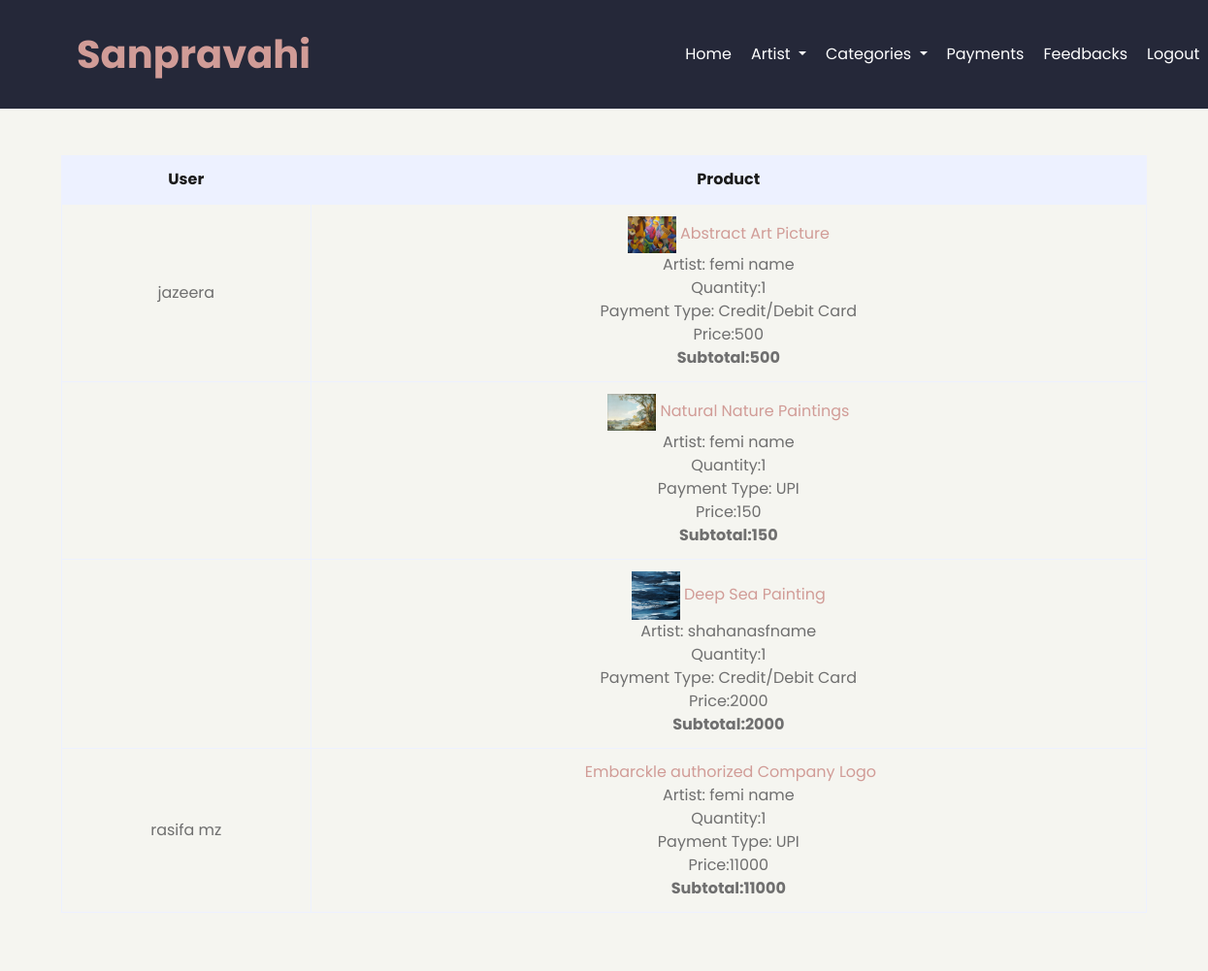
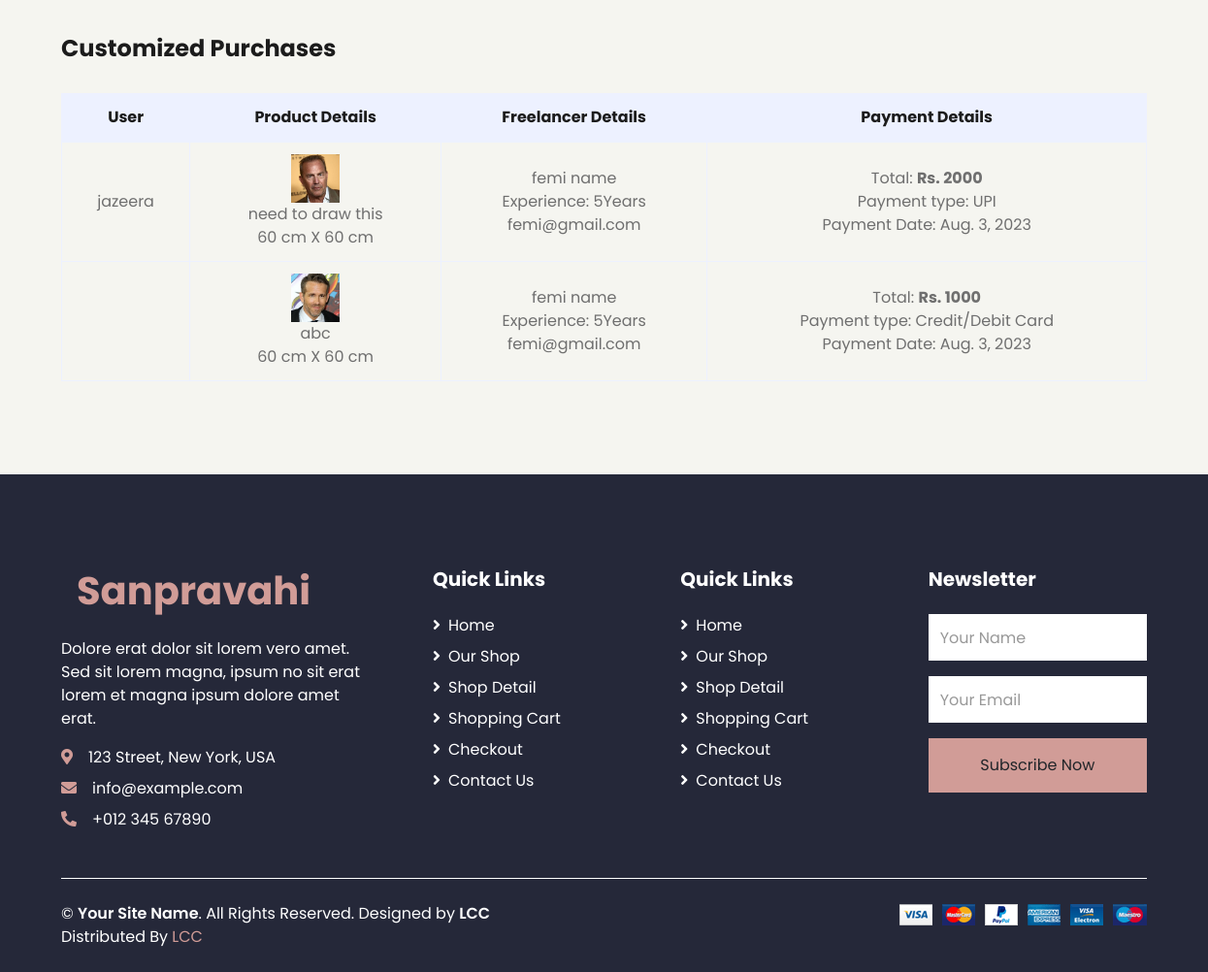
Screenshot of /admin-viewpayments/ with the database file from the repository (2 pictures, top to bottom).
### artist_app/models.py (models this page shows)
class Cart(models.Model):
    user_id=models.ForeignKey(UserReg,on_delete=models.CASCADE,null=True)
    product_id=models.ForeignKey(Product,on_delete=models.CASCADE)
    cart_status=models.CharField(max_length=30,default='Pending')
    qty=models.CharField(max_length=30,default='1')
    total=models.CharField(max_length=30,default='0')
    pay_type=models.CharField(max_length=30,default='')
    payment_status=models.CharField(max_length=30,default='Pending')
    payment_date=models.DateField(null=True)
    order_date=models.DateField(auto_now_add=True,null=True)
    feedback_id=models.ForeignKey(Feedback,on_delete=models.CASCADE,null=True)

class UserReg(models.Model):
    u_log=models.ForeignKey(Login,on_delete=models.CASCADE,null=True)
    name=models.CharField(max_length=30)
    phone=models.CharField(max_length=30)
    email=models.EmailField()
    housename=models.CharField(max_length=30,null=True)
    place=models.CharField(max_length=30,null=True)
    city=models.CharField(max_length=30,null=True)
    district=models.CharField(max_length=30,null=True)
    pin=models.CharField(max_length=30,null=True)

class Product(models.Model):
    freelancer_id=models.ForeignKey(FreelancerReg,on_delete=models.CASCADE)
    category_id=models.ForeignKey(Category,on_delete=models.CASCADE)
    pimage=models.ImageField()
    pname=models.CharField(max_length=30)
    price=models.CharField(max_length=30)
    p_size=models.CharField(max_length=30)
    prodstatus=models.CharField(max_length=30,null=True,default='Pending')

class FreelancerReg(models.Model):
    f_log=models.ForeignKey(Login,on_delete=models.CASCADE)
    f_name=models.CharField(max_length=30)
    phone=models.CharField(max_length=30)
    email=models.EmailField()
    experience=models.CharField(max_length=30)
    address=models.TextField()
    pin=models.CharField(max_length=6)
    f_status=models.CharField(max_length=30,default='Pending')

class RequestProduct(models.Model):
    user_id=models.ForeignKey(UserReg,on_delete=models.CASCADE,null=True)
    freelancer_id=models.ForeignKey(FreelancerReg,on_delete=models.CASCADE)
    requeststatus=models.CharField(max_length=30,default='Pending')
    reqrequirestatus=models.CharField(max_length=30,default='Pending')
    requestimage=models.ImageField()
    requestdesc=models.TextField()
    requestsize=models.CharField(max_length=30)
    requestprice=models.CharField(max_length=30,null=True,default='')
    reqexpecteddate=models.DateField(null=True)
    reqcompletedate=models.DateField(null=True)
    payment_type=models.CharField(max_length=30,null=True,blank=True)
    payment_date=models.DateField(null=True,blank=True)

### artist_app/views.py (the view)
# urls.py: path('admin-viewpayments/',views.admin_viewpayments),
def admin_viewpayments(request):
    carts=Cart.objects.filter(cart_status='Completed')
    requests=RequestProduct.objects.filter(requeststatus='Paid')
    return render(request,'admin/admin_viewpayments.html',{'carts':carts,'requests':requests})

### templates/admin/admin_viewpayments.html
{% extends 'admin/admin_dashboard.html' %}
{% block content %}
<div class="container-fluid pt-5">
    <div class="row px-xl-5">
        <div class="col-lg-12 table-responsive mb-5">
            <table class="table table-bordered text-center mb-0">
                <thead class="bg-secondary text-dark">
                    <tr>
                        <th>User</th>
                        <th>Product</th>
                    </tr>
                </thead>
                <tbody class="align-middle">
                    {% for cart in carts %}
                    <tr>
                        {% ifchanged cart.user_id.id %}
                        <td class="align-middle">{{cart.user_id.name}}</td>
                        {% else %}
                        <td></td>
                        {% endifchanged %}
                        <td class="align-middle"><img src="../../static/media/{{cart.product_id.pimage}}" alt="" style="width: 50px;"> <a href="/user-viewproductdetail?prod={{cart.product_id.id}}">{{cart.product_id.pname}}</a><br>
                            Artist: {{cart.product_id.freelancer_id.f_name}}<br>
                            Quantity:{{cart.qty}}<br>
                            Payment Type: {{cart.pay_type}}<br>
                            Price:{{cart.product_id.price}}<br>
                            <b>Subtotal:{{cart.total}}</b><br>
                        </td>
                    </tr>
                    {% endfor %}
                </tbody>
            </table>
        </div>
    </div>
</div>
<div class="container-fluid pt-5">
    <div class="row px-xl-5">
        <div class="col-lg-12 table-responsive mb-5">
            <h4><b>Customized Purchases</b></h4><br>
            <table class="table table-bordered text-center mb-0">
                <thead class="bg-secondary text-dark">
                    <tr>
                        <th>User</th>
                        <th>Product Details</th>
                        <th>Freelancer Details</th>
                        <th>Payment Details</th>
                    </tr>
                </thead>
                <tbody class="align-middle">
                    {% for request in requests %}
                    <tr>
                        {% ifchanged cart.user_id.id %}
                        <td class="align-middle">{{request.user_id.name}}</td>
                        {% else %}
                        <td></td>
                        {% endifchanged %}
                        <td class="align-middle"><img src="../../static/media/{{request.requestimage}}" alt="" style="width: 50px;"> <br>
                            {{request.requestdesc}}<br>
                            {{request.requestsize}}<br>
                        </td>
                        <td class="align-middle">{{request.freelancer_id.f_name}}<br>
                            Experience: {{request.freelancer_id.experience}}Years<br>
                            {{request.freelancer_id.email}}<br>
                        </td>
                        <td class="align-middle">Total: <b>Rs. {{request.requestprice}}</b><br>
                            Payment type: {{request.payment_type}}<br>
                            Payment Date: {{request.payment_date}}<br>
                        </td>
                    </tr>
                    {% endfor %}
                </tbody>
            </table>
        </div>
    </div>
</div>
{% endblock %}

### rows the page displays
Cart: user_id.name "jazeera", product_id.pimage (picture), product_id.pname "Abstract Art Picture", product_id.freelancer_id.f_name "femi name", qty "1", pay_type "Credit/Debit Card", product_id.price "500", total "500"
Cart: product_id.pimage (picture), product_id.pname "Natural Nature Paintings", product_id.freelancer_id.f_name "femi name", qty "1", pay_type "UPI", product_id.price "150", total "150"
Cart: product_id.pimage (picture), product_id.pname "Deep Sea Painting", product_id.freelancer_id.f_name "shahanasfname", qty "1", pay_type "Credit/Debit Card", product_id.price "2000", total "2000"
Cart: user_id.name "rasifa mz", product_id.pname "Embarckle authorized Company Logo", product_id.freelancer_id.f_name "femi name", qty "1", pay_type "UPI", product_id.price "11000", total "11000"
RequestProduct: user_id.name "jazeera", requestimage (picture), requestdesc "need to draw this", requestsize "60 cm X 60 cm", freelancer_id.f_name "femi name", freelancer_id.experience "5", freelancer_id.email "femi@gmail.com", requestprice "2000", payment_type "UPI", payment_date "Aug. 3, 2023"
RequestProduct: requestimage (picture), requestdesc "abc", requestsize "60 cm X 60 cm", freelancer_id.f_name "femi name", freelancer_id.experience "5", freelancer_id.email "femi@gmail.com", requestprice "1000", payment_type "Credit/Debit Card", payment_date "Aug. 3, 2023"
